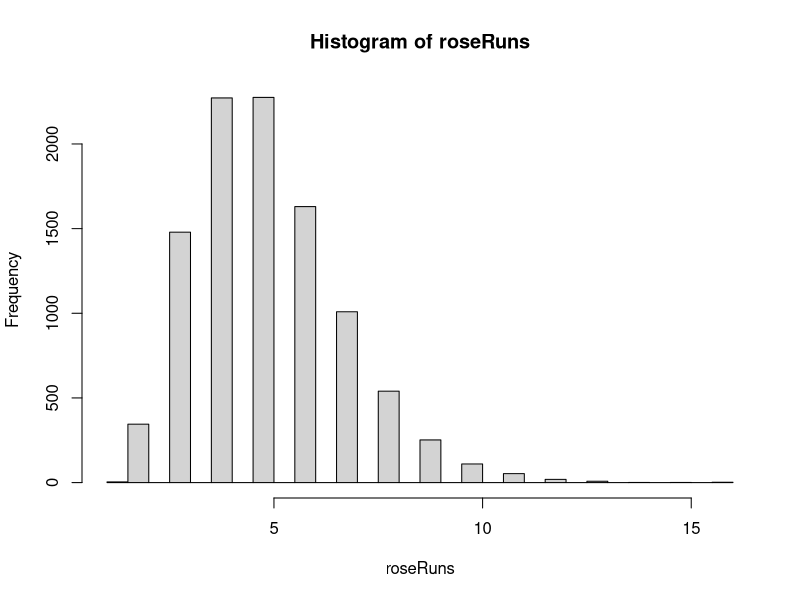

The R source for this figure:
simRoll <- function(wantedRoseCount = 9, dropChance = 0.04, killsRun = 6) {
  i <- 0
  roseCount <- 0
  while (roseCount < wantedRoseCount) {
    roseCount <- roseCount + sample(c(0,1), 1, T, c(1-dropChance, dropChance))
    i <- i + 1
  }
  return(ceiling(i/killsRun))
}

dropRuns <- function(runs = 10000, wantedRoseCount = 45, dropChance = 0.04, killsRun = 6) {
  roseRuns <- c(1:runs)
  for (i in 1:runs) {
    roseRuns[i] <- simRoll(wantedRoseCount, dropChance, killsRun)
  }
  print(summary(roseRuns))
  hist(roseRuns, breaks = 40)
}
dropRuns(10000, 6, 0.12928, 10)
